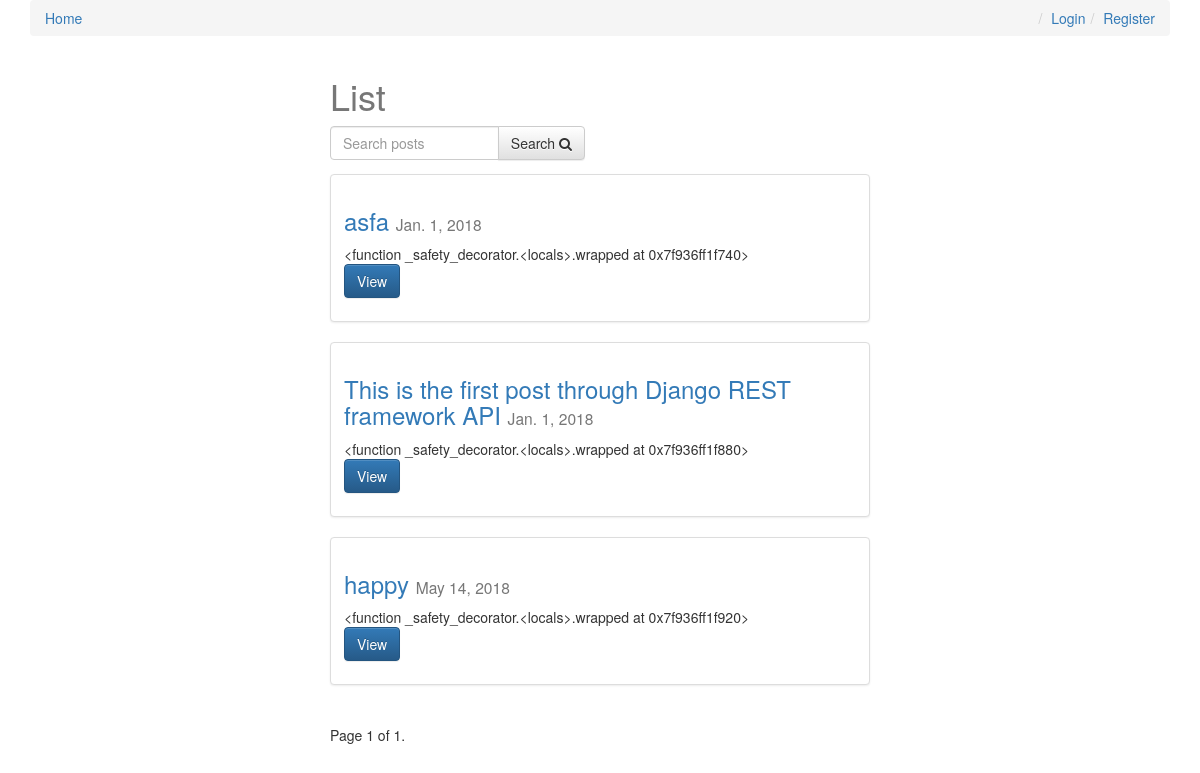
/, run on an earlier commit of the app's database.
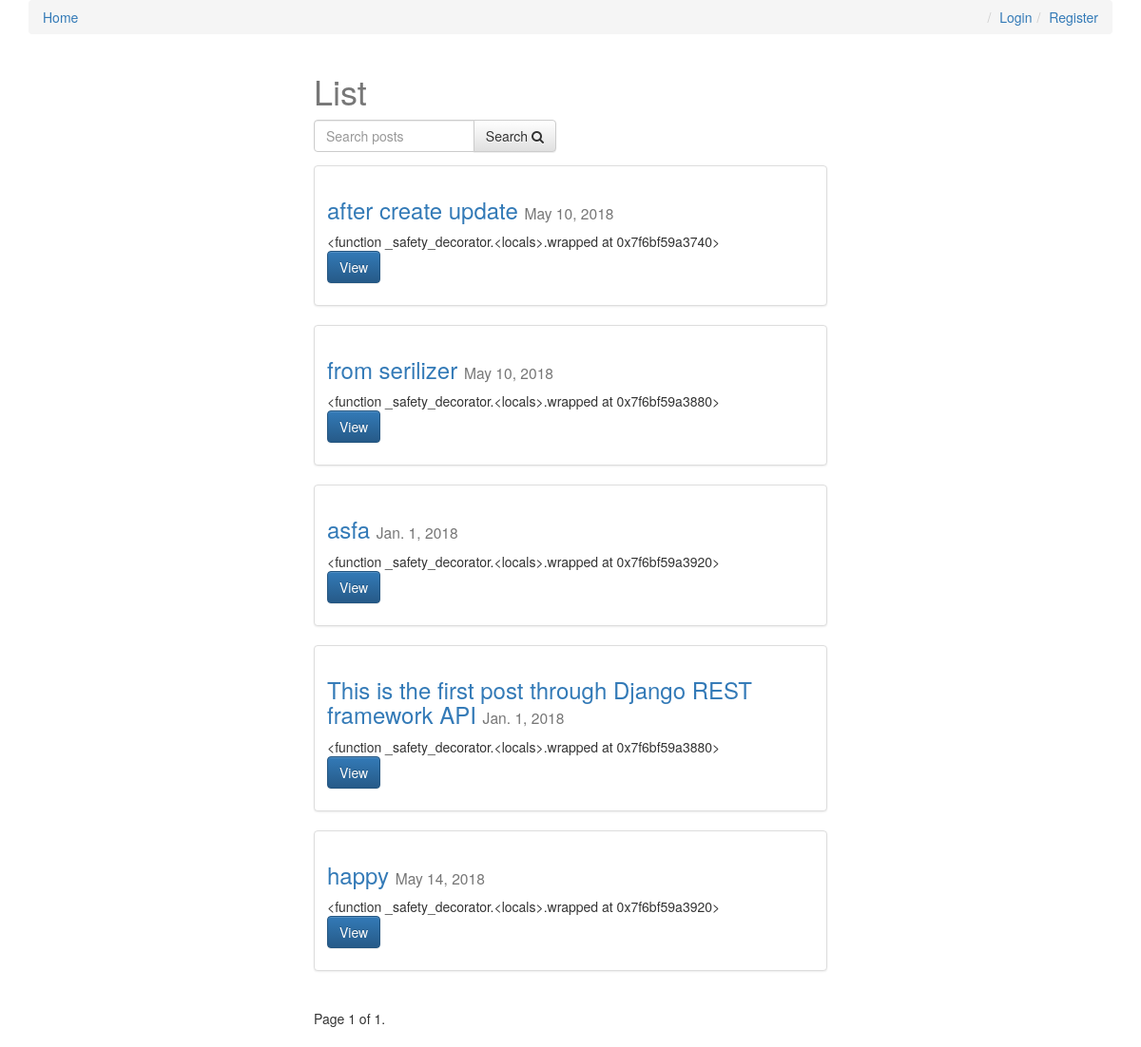
And on a later commit of the database.
### posts/models.py (models this page shows, shortened)
class Post(models.Model):
    user = models.ForeignKey(settings.AUTH_USER_MODEL, default=1)
    title = models.CharField(max_length=120)
    slug = models.SlugField(unique=True)
    image = models.ImageField(upload_to=upload_location,
            null=True,
            blank=True,
            width_field="width_field",
            height_field="height_field")
    height_field = models.IntegerField(default=0)
    width_field = models.IntegerField(default=0)
    content = models.TextField()
    draft = models.BooleanField(default=False)
    publish = models.DateField(auto_now=False, auto_now_add=False)
    read_time =  models.IntegerField(default=0) # models.TimeField(null=True, blank=True) #assume minutes
    updated = models.DateTimeField(auto_now=True, auto_now_add=False)
    timestamp = models.DateTimeField(auto_now=False, auto_now_add=True)
    objects = PostManager()
    def get_absolute_url(self):
        return reverse("posts:detail", kwargs={"slug": self.slug})
    class Meta:
        ordering = ["-timestamp", "-updated"]
    def get_markdown(self):
        content = self.content
        markdown_text = markdown(content)
        return mark_safe(markdown_text)

### posts/views.py (the view, shortened to what this page needs)
# urls.py: url(r'^$', post_list, name='list'),
def post_list(request):
	today = timezone.now().date()
	queryset_list = Post.objects.active() #.order_by("-timestamp")
	if request.user.is_staff or request.user.is_superuser:
		queryset_list = Post.objects.all()
	query = request.GET.get("q")
	paginator = Paginator(queryset_list, 8) # Show 25 contacts per page
	page_request_var = "page"
	page = request.GET.get(page_request_var)
	try:
		queryset = paginator.page(page)
	except PageNotAnInteger:
		queryset = paginator.page(1)
	except EmptyPage:
		queryset = paginator.page(paginator.num_pages)
	context = {
		"object_list": queryset,
		"title": "List",
		"page_request_var": page_request_var,
		"today": today,
	}
	return render(request, "post_list.html", context)

### posts/models.py (called while the page is built)
    def active(self, *args, **kwargs):
        return super(PostManager, self).filter(draft=False).filter(publish__lte=timezone.now())

### templates/post_list.html (shortened to what this page needs)
{% extends "base.html" %}
{% block content %}
<div class='col-sm-6 col-sm-offset-3'>
    <h1>{{ title }}</h1>
<form method='GET' action='' class='row'>
        <div class='col-sm-6'>
            <div class='input-group'>
                <input class='form-control' type='text' name='q' placeholder='Search posts' value='{{ request.GET.q }}'/>
                <span class='input-group-btn'>
                    <button class='btn btn-default' type='submit'>Search <i class="fa fa-search"></i></button>
                </span>
            </div>
        </div>
</form>
{% for obj in object_list %}
<div class="row">
  <div class="col-sm-12">
    <div class="thumbnail">
      <div class="caption post-detail-item">
        <h3><a href='{{ obj.get_absolute_url }}'>{{ obj.title }}</a> <small>{{ obj.publish }}</small></h3>
        {{ obj.get_markdown|truncatechars_html:120 }}
        <p><a href="{{ obj.get_absolute_url }}" class="btn btn-primary" role="button">View</a></p>
      </div>
    </div>
  </div>
</div>
{% endfor %}
<div class="pagination">
    <span class="step-links">
        <span class="current">
            Page {{ object_list.number }} of {{ object_list.paginator.num_pages }}.
        </span>
    </span>
</div>
</div>
{% endblock content %}

What changed in the data, as far as the page shows it:
added Post: title "after create update", publish "May 10, 2018", get_markdown "<function _safety_decorator.<locals>.wrapped at 0x7f6bf59a3740>"
added Post: title "from serilizer", publish "May 10, 2018", get_markdown "<function _safety_decorator.<locals>.wrapped at 0x7f6bf59a3880>"
computed for Post "asfa": get_markdown "<function _safety_decorator.<locals>.wrapped at 0x7f936ff1f740>" → "<function _safety_decorator.<locals>.wrapped at 0x7f6bf59a3920>"
computed for Post "This is the first post through Django REST framework API": get_markdown "<function _safety_decorator.<locals>.wrapped at 0x7f936ff1f880>" → "<function _safety_decorator.<locals>.wrapped at 0x7f6bf59a3880>"
computed for Post "happy": get_markdown "<function _safety_decorator.<locals>.wrapped at 0x7f936ff1f920>" → "<function _safety_decorator.<locals>.wrapped at 0x7f6bf59a3920>"
